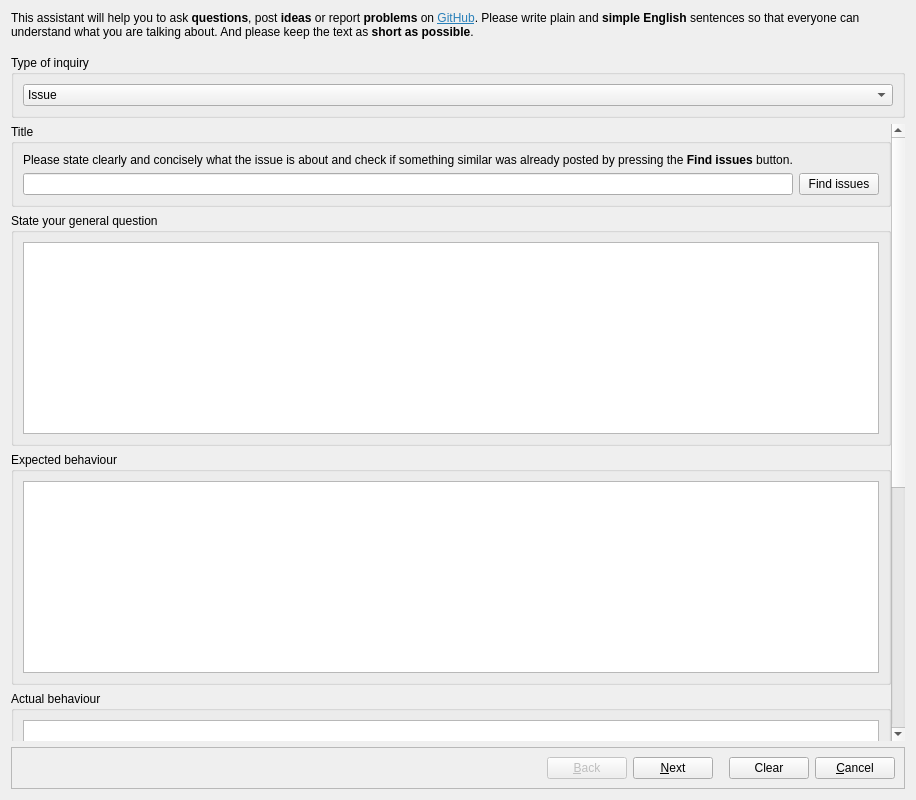
<?xml version="1.0" encoding="UTF-8"?>
<ui version="4.0">
 <class>IssueAssistantDialog</class>
 <widget class="QDialog" name="IssueAssistantDialog">
  <property name="geometry">
   <rect>
    <x>0</x>
    <y>0</y>
    <width>916</width>
    <height>800</height>
   </rect>
  </property>
  <property name="windowTitle">
   <string notr="true">Issue assistant</string>
  </property>
  <property name="windowIcon">
   <iconset resource="../images.qrc">
    <normaloff>:/images/icon.png</normaloff>:/images/icon.png</iconset>
  </property>
  <layout class="QGridLayout" name="gridLayout_1">
   <item row="0" column="0">
    <widget class="QLabel" name="subHeadlineLabel">
     <property name="text">
      <string notr="true">&lt;html&gt;&lt;head/&gt;&lt;body&gt;&lt;p&gt;This assistant will help you to ask &lt;span style=&quot; font-weight:600;&quot;&gt;questions&lt;/span&gt;, post &lt;span style=&quot; font-weight:600;&quot;&gt;ideas&lt;/span&gt; or report &lt;span style=&quot; font-weight:600;&quot;&gt;problems&lt;/span&gt; on &lt;a href=&quot;https://github.com/pbek/QOwnNotes/issues/&quot;&gt;&lt;span style=&quot; text-decoration: underline; color:#2980b9;&quot;&gt;GitHub&lt;/span&gt;&lt;/a&gt;. Please write plain and &lt;span style=&quot; font-weight:600;&quot;&gt;simple English&lt;/span&gt; sentences so that everyone can understand what you are talking about. And please keep the text as &lt;span style=&quot; font-weight:600;&quot;&gt;short as possible&lt;/span&gt;.&lt;/p&gt;&lt;/body&gt;&lt;/html&gt;</string>
     </property>
     <property name="wordWrap">
      <bool>true</bool>
     </property>
     <property name="openExternalLinks">
      <bool>true</bool>
     </property>
     <property name="textInteractionFlags">
      <set>Qt::LinksAccessibleByMouse|Qt::TextSelectableByMouse</set>
     </property>
    </widget>
   </item>
   <item row="6" column="0">
    <widget class="QFrame" name="buttonFrame">
     <property name="frameShape">
      <enum>QFrame::StyledPanel</enum>
     </property>
     <property name="frameShadow">
      <enum>QFrame::Raised</enum>
     </property>
     <layout class="QHBoxLayout" name="horizontalLayout">
      <item>
       <spacer name="horizontalSpacer">
        <property name="orientation">
         <enum>Qt::Horizontal</enum>
        </property>
        <property name="sizeHint" stdset="0">
         <size>
          <width>40</width>
          <height>20</height>
         </size>
        </property>
       </spacer>
      </item>
      <item>
       <widget class="QPushButton" name="backButton">
        <property name="enabled">
         <bool>false</bool>
        </property>
        <property name="text">
         <string notr="true">&amp;Back</string>
        </property>
        <property name="icon">
         <iconset theme="go-previous" resource="../breeze-qownnotes.qrc">
          <normaloff>:/icons/breeze-qownnotes/16x16/go-previous.svg</normaloff>:/icons/breeze-qownnotes/16x16/go-previous.svg</iconset>
        </property>
       </widget>
      </item>
      <item>
       <widget class="QPushButton" name="nextButton">
        <property name="text">
         <string notr="true">&amp;Next</string>
        </property>
        <property name="icon">
         <iconset theme="go-next" resource="../breeze-qownnotes.qrc">
          <normaloff>:/icons/breeze-qownnotes/16x16/go-next.svg</normaloff>:/icons/breeze-qownnotes/16x16/go-next.svg</iconset>
        </property>
       </widget>
      </item>
      <item>
       <spacer name="horizontalSpacer_2">
        <property name="orientation">
         <enum>Qt::Horizontal</enum>
        </property>
        <property name="sizeType">
         <enum>QSizePolicy::Fixed</enum>
        </property>
        <property name="sizeHint" stdset="0">
         <size>
          <width>10</width>
          <height>20</height>
         </size>
        </property>
       </spacer>
      </item>
      <item>
       <widget class="QPushButton" name="newIssueButton">
        <property name="toolTip">
         <string notr="true">Reset this dialog and create a new issue</string>
        </property>
        <property name="text">
         <string notr="true">Clear</string>
        </property>
        <property name="icon">
         <iconset theme="edit-clear" resource="../breeze-qownnotes.qrc">
          <normaloff>:/icons/breeze-qownnotes/16x16/edit-clear.svg</normaloff>:/icons/breeze-qownnotes/16x16/edit-clear.svg</iconset>
        </property>
       </widget>
      </item>
      <item>
       <widget class="QPushButton" name="cancelButton">
        <property name="toolTip">
         <string notr="true">Close this dialog, you can open it again from the help menu</string>
        </property>
        <property name="text">
         <string notr="true">&amp;Cancel</string>
        </property>
       </widget>
      </item>
     </layout>
    </widget>
   </item>
   <item row="1" column="0">
    <spacer name="verticalSpacer_2">
     <property name="orientation">
      <enum>Qt::Vertical</enum>
     </property>
     <property name="sizeType">
      <enum>QSizePolicy::Fixed</enum>
     </property>
     <property name="sizeHint" stdset="0">
      <size>
       <width>20</width>
       <height>10</height>
      </size>
     </property>
    </spacer>
   </item>
   <item row="3" column="0">
    <widget class="QStackedWidget" name="stackedWidget">
     <property name="currentIndex">
      <number>0</number>
     </property>
     <widget class="QWidget" name="issuePage">
      <layout class="QGridLayout" name="gridLayout_2">
       <property name="leftMargin">
        <number>0</number>
       </property>
       <property name="topMargin">
        <number>0</number>
       </property>
       <property name="rightMargin">
        <number>0</number>
       </property>
       <property name="bottomMargin">
        <number>0</number>
       </property>
       <item row="1" column="1">
        <widget class="QScrollArea" name="scrollArea">
         <property name="frameShape">
          <enum>QFrame::NoFrame</enum>
         </property>
         <property name="widgetResizable">
          <bool>true</bool>
         </property>
         <widget class="QWidget" name="scrollAreaWidgetContents">
          <property name="geometry">
           <rect>
            <x>0</x>
            <y>0</y>
            <width>884</width>
            <height>1149</height>
           </rect>
          </property>
          <layout class="QVBoxLayout" name="verticalLayout_4">
           <property name="leftMargin">
            <number>0</number>
           </property>
           <property name="topMargin">
            <number>0</number>
           </property>
           <property name="rightMargin">
            <number>0</number>
           </property>
           <property name="bottomMargin">
            <number>0</number>
           </property>
           <item>
            <widget class="QGroupBox" name="titleGroupBox">
             <property name="title">
              <string notr="true">Title</string>
             </property>
             <layout class="QGridLayout" name="gridLayout_8">
              <item row="1" column="0">
               <widget class="QLineEdit" name="titleLineEdit">
                <property name="toolTip">
                 <string>Minimum 8 characters</string>
                </property>
               </widget>
              </item>
              <item row="1" column="1">
               <widget class="QPushButton" name="searchIssueButton">
                <property name="text">
                 <string notr="true">Find issues</string>
                </property>
                <property name="icon">
                 <iconset theme="edit-find" resource="../breeze-qownnotes.qrc">
                  <normaloff>:/icons/breeze-qownnotes/16x16/edit-find.svg</normaloff>:/icons/breeze-qownnotes/16x16/edit-find.svg</iconset>
                </property>
               </widget>
              </item>
              <item row="0" column="0" colspan="2">
               <widget class="QLabel" name="subHeadlineLabel_2">
                <property name="text">
                 <string notr="true">&lt;html&gt;&lt;head/&gt;&lt;body&gt;&lt;p&gt;Please state clearly and concisely what the issue is about and check if something similar was already posted by pressing the &lt;span style=&quot; font-weight:600;&quot;&gt;Find issues&lt;/span&gt; button.&lt;/p&gt;&lt;/body&gt;&lt;/html&gt;</string>
                </property>
                <property name="wordWrap">
                 <bool>true</bool>
                </property>
                <property name="openExternalLinks">
                 <bool>true</bool>
                </property>
                <property name="textInteractionFlags">
                 <set>Qt::LinksAccessibleByMouse|Qt::TextSelectableByMouse</set>
                </property>
               </widget>
              </item>
             </layout>
            </widget>
           </item>
           <item>
            <widget class="QGroupBox" name="questionGroupBox">
             <property name="title">
              <string notr="true">State your general question</string>
             </property>
             <layout class="QHBoxLayout" name="horizontalLayout_3">
              <item>
               <widget class="QOwnNotesMarkdownTextEdit" name="questionPlainTextEdit">
                <property name="toolTip">
                 <string>Minimum 10 characters</string>
                </property>
               </widget>
              </item>
             </layout>
            </widget>
           </item>
           <item>
            <widget class="QGroupBox" name="expectedBehaviourGroupBox">
             <property name="title">
              <string notr="true">Expected behaviour</string>
             </property>
             <layout class="QHBoxLayout" name="horizontalLayout_4">
              <item>
               <widget class="QOwnNotesMarkdownTextEdit" name="expectedBehaviourPlainTextEdit">
                <property name="toolTip">
                 <string>Minimum 10 characters</string>
                </property>
               </widget>
              </item>
             </layout>
            </widget>
           </item>
           <item>
            <widget class="QGroupBox" name="actualBehaviourGroupBox">
             <property name="title">
              <string notr="true">Actual behaviour</string>
             </property>
             <layout class="QHBoxLayout" name="horizontalLayout_6">
              <item>
               <widget class="QOwnNotesMarkdownTextEdit" name="actualBehaviourPlainTextEdit">
                <property name="toolTip">
                 <string>Minimum 10 characters</string>
                </property>
               </widget>
              </item>
             </layout>
            </widget>
           </item>
           <item>
            <widget class="QGroupBox" name="stepsGroupBox">
             <property name="title">
              <string notr="true">Steps to reproduce</string>
             </property>
             <layout class="QHBoxLayout" name="horizontalLayout_7">
              <item>
               <widget class="QOwnNotesMarkdownTextEdit" name="stepsPlainTextEdit">
                <property name="toolTip">
                 <string>Minimum 10 characters</string>
                </property>
               </widget>
              </item>
             </layout>
            </widget>
           </item>
          </layout>
         </widget>
        </widget>
       </item>
       <item row="0" column="1">
        <widget class="QGroupBox" name="issueTypeGroupBox">
         <property name="title">
          <string notr="true">Type of inquiry</string>
         </property>
         <layout class="QGridLayout" name="gridLayout_3">
          <item row="0" column="0">
           <widget class="QComboBox" name="issueTypeComboBox">
            <item>
             <property name="text">
              <string notr="true">Issue</string>
             </property>
            </item>
            <item>
             <property name="text">
              <string notr="true">Feature request</string>
             </property>
            </item>
            <item>
             <property name="text">
              <string notr="true">General question</string>
             </property>
            </item>
           </widget>
          </item>
         </layout>
        </widget>
       </item>
      </layout>
     </widget>
     <widget class="QWidget" name="logOutputPagePage">
      <layout class="QGridLayout" name="gridLayout_4">
       <property name="leftMargin">
        <number>0</number>
       </property>
       <property name="topMargin">
        <number>0</number>
       </property>
       <property name="rightMargin">
        <number>0</number>
       </property>
       <property name="bottomMargin">
        <number>0</number>
       </property>
       <item row="0" column="0">
        <widget class="QGroupBox" name="groupBox_2">
         <property name="title">
          <string notr="true">Log output</string>
         </property>
         <layout class="QGridLayout" name="gridLayout_5">
          <item row="2" column="0">
           <widget class="QPushButton" name="refreshLogButton">
            <property name="text">
             <string notr="true">Refresh</string>
            </property>
            <property name="icon">
             <iconset theme="view-refresh" resource="../breeze-qownnotes.qrc">
              <normaloff>:/icons/breeze-qownnotes/16x16/view-refresh.svg</normaloff>:/icons/breeze-qownnotes/16x16/view-refresh.svg</iconset>
            </property>
           </widget>
          </item>
          <item row="2" column="1">
           <spacer name="horizontalSpacer_3">
            <property name="orientation">
             <enum>Qt::Horizontal</enum>
            </property>
            <property name="sizeHint" stdset="0">
             <size>
              <width>40</width>
              <height>20</height>
             </size>
            </property>
           </spacer>
          </item>
          <item row="1" column="0" colspan="2">
           <widget class="QOwnNotesMarkdownTextEdit" name="logOutputPlainTextEdit"/>
          </item>
          <item row="0" column="0" colspan="2">
           <widget class="QLabel" name="label_4">
            <property name="text">
             <string notr="true">&lt;html&gt;&lt;head/&gt;&lt;body&gt;&lt;p&gt;Debug-logging was automatically enabled. Please make sure that the log output provides useful information by pressing the &lt;span style=&quot; font-weight:600;&quot;&gt;Refresh&lt;/span&gt; button after you were reproducing your issue.&lt;/p&gt;&lt;/body&gt;&lt;/html&gt;</string>
            </property>
            <property name="wordWrap">
             <bool>true</bool>
            </property>
           </widget>
          </item>
         </layout>
        </widget>
       </item>
      </layout>
     </widget>
     <widget class="QWidget" name="debugSettingsPagePage">
      <layout class="QGridLayout" name="gridLayout_7">
       <property name="leftMargin">
        <number>0</number>
       </property>
       <property name="topMargin">
        <number>0</number>
       </property>
       <property name="rightMargin">
        <number>0</number>
       </property>
       <property name="bottomMargin">
        <number>0</number>
       </property>
       <item row="0" column="0">
        <widget class="QGroupBox" name="groupBox_3">
         <property name="title">
          <string notr="true">Information about the application, settings and environment</string>
         </property>
         <layout class="QVBoxLayout" name="verticalLayout">
          <item>
           <widget class="QLabel" name="label_2">
            <property name="text">
             <string notr="true">Data that is too sensitive is hidden in this information.</string>
            </property>
           </widget>
          </item>
          <item>
           <widget class="QCheckBox" name="debugInfoAnonymizeCheckBox">
            <property name="toolTip">
             <string notr="true">Hide usernames in paths and anonymize other personal identifiers in the generated debug information</string>
            </property>
            <property name="text">
             <string notr="true">Anonymize personal information</string>
            </property>
           </widget>
          </item>
          <item>
           <widget class="QOwnNotesMarkdownTextEdit" name="debugOutputPlainTextEdit"/>
          </item>
         </layout>
        </widget>
       </item>
      </layout>
     </widget>
     <widget class="QWidget" name="submitPage">
      <layout class="QGridLayout" name="gridLayout_9">
       <item row="1" column="0" colspan="3">
        <widget class="QGroupBox" name="groupBox_4">
         <property name="title">
          <string notr="true">Text to submit</string>
         </property>
         <layout class="QVBoxLayout" name="verticalLayout_2">
          <item>
           <widget class="QOwnNotesMarkdownTextEdit" name="bodyPlainTextEdit"/>
          </item>
         </layout>
        </widget>
       </item>
       <item row="3" column="2">
        <spacer name="horizontalSpacer_4">
         <property name="orientation">
          <enum>Qt::Horizontal</enum>
         </property>
         <property name="sizeHint" stdset="0">
          <size>
           <width>40</width>
           <height>20</height>
          </size>
         </property>
        </spacer>
       </item>
       <item row="3" column="1">
        <widget class="QPushButton" name="postButton">
         <property name="font">
          <font>
           <weight>75</weight>
           <bold>true</bold>
          </font>
         </property>
         <property name="text">
          <string notr="true">Prepare issue submission</string>
         </property>
        </widget>
       </item>
       <item row="3" column="0">
        <spacer name="horizontalSpacer_5">
         <property name="orientation">
          <enum>Qt::Horizontal</enum>
         </property>
         <property name="sizeHint" stdset="0">
          <size>
           <width>40</width>
           <height>20</height>
          </size>
         </property>
        </spacer>
       </item>
       <item row="0" column="0" colspan="3">
        <widget class="QGroupBox" name="groupBox_6">
         <property name="title">
          <string notr="true">Title</string>
         </property>
         <layout class="QVBoxLayout" name="verticalLayout_3">
          <item>
           <widget class="QLineEdit" name="submitTitleLineEdit"/>
          </item>
         </layout>
        </widget>
       </item>
       <item row="2" column="0" colspan="3">
        <widget class="QLabel" name="label">
         <property name="text">
          <string notr="true">&lt;html&gt;&lt;head/&gt;&lt;body&gt;&lt;p&gt;The issue text will be copied to your clipboard. Then the webpage to create a &lt;a href=&quot;https://github.com/pbek/QOwnNotes/issues/new/choose&quot;&gt;&lt;span style=&quot; text-decoration: underline; color:#2980b9;&quot;&gt;new issue&lt;/span&gt;&lt;/a&gt; will open and you will need to &lt;span style=&quot; font-weight:600;&quot;&gt;paste the issue text&lt;/span&gt; manually and submit the issue.&lt;/p&gt;&lt;/body&gt;&lt;/html&gt;</string>
         </property>
         <property name="wordWrap">
          <bool>true</bool>
         </property>
         <property name="openExternalLinks">
          <bool>true</bool>
         </property>
        </widget>
       </item>
      </layout>
     </widget>
    </widget>
   </item>
  </layout>
 </widget>
 <customwidgets>
  <customwidget>
   <class>QOwnNotesMarkdownTextEdit</class>
   <extends>QPlainTextEdit</extends>
   <header location="global">widgets/qownnotesmarkdowntextedit.h</header>
  </customwidget>
 </customwidgets>
 <tabstops>
  <tabstop>issueTypeComboBox</tabstop>
  <tabstop>titleLineEdit</tabstop>
  <tabstop>searchIssueButton</tabstop>
  <tabstop>questionPlainTextEdit</tabstop>
  <tabstop>expectedBehaviourPlainTextEdit</tabstop>
  <tabstop>actualBehaviourPlainTextEdit</tabstop>
  <tabstop>stepsPlainTextEdit</tabstop>
  <tabstop>refreshLogButton</tabstop>
  <tabstop>submitTitleLineEdit</tabstop>
  <tabstop>logOutputPlainTextEdit</tabstop>
  <tabstop>debugInfoAnonymizeCheckBox</tabstop>
  <tabstop>debugOutputPlainTextEdit</tabstop>
  <tabstop>bodyPlainTextEdit</tabstop>
  <tabstop>postButton</tabstop>
  <tabstop>nextButton</tabstop>
  <tabstop>backButton</tabstop>
  <tabstop>cancelButton</tabstop>
 </tabstops>
 <resources>
  <include location="../images.qrc"/>
  <include location="../breeze-qownnotes.qrc"/>
 </resources>
 <connections/>
</ui>
